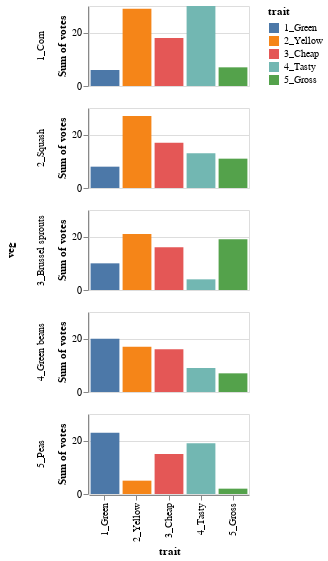

Write notebook code for a chart like this one.
### Markdown cell above
---

## Comparing within vegetable traits as faceted bars

If we want people to be able to make comparisons across traits within each vegetable, say whether Yellow-ness or Tasty-ness is larger for Corn, we need to give them a common baseline.

We can make what are sometimes called "small multiples" in Altair using `facet()` to specify that facets, or unique values, of a categorical variable should be split off and arranged along either rows or columns of the overall visualization. **Visuals shown within each facet are only the subset of the data corresponding to that category!**

*Note that we could alternatively specified `row = 'veg:O'` right within the encoding instead of needing the `.facet()` section. The advantage of using `.facet()` is that you can make faceted views of more complicated charts.*

**Try changing the row facet to a column facet.** (You'll probably want to modify the height and width properties.) I prefer the row-faceted version beause I have an easier time comparing across vegetables.

### Code cell
alt.Chart(df).mark_bar().encode(
    x = 'trait:N',
    y = 'sum(votes):Q',
    color = 'trait:N'
).properties(
    width = 160,
    height = 80
).facet(
    row='veg:N'
)

### Figure 1 — Vega-Lite specification as saved in the notebook (floating-point values rounded to 4 significant figures)
{"config": {"view": {"continuousWidth": 300, "continuousHeight": 300}}, "data": {"name": "data-39f9d319c3f1fa0701a2f2e8a04001de"}, "facet": {"row": {"field": "veg", "type": "nominal"}}, "spec": {"mark": {"type": "bar"}, "encoding": {"color": {"field": "trait", "type": "nominal"}, "x": {"field": "trait", "type": "nominal"}, "y": {"aggregate": "sum", "field": "votes", "type": "quantitative"}}, "height": 80, "width": 160}, "$schema": "https://vega.github.io/schema/vega-lite/v5.8.0.json", "datasets": {"data-39f9d319c3f1fa0701a2f2e8a04001de": [{"veg": "1_Corn", "trait": "1_Green", "votes": 6}, {"veg": "2_Squash", "trait": "1_Green", "votes": 8}, {"veg": "3_Brussel sprouts", "trait": "1_Green", "votes": 10}, {"veg": "4_Green beans", "trait": "1_Green", "votes": 20}, {"veg": "5_Peas", "trait": "1_Green", "votes": 23}, {"veg": "1_Corn", "trait": "2_Yellow", "votes": 29}, {"veg": "2_Squash", "trait": "2_Yellow", "votes": 27}, {"veg": "3_Brussel sprouts", "trait": "2_Yellow", "votes": 21}, {"veg": "4_Green beans", "trait": "2_Yellow", "votes": 17}, {"veg": "5_Peas", "trait": "2_Yellow", "votes": 5}, {"veg": "1_Corn", "trait": "3_Cheap", "votes": 18}, {"veg": "2_Squash", "trait": "3_Cheap", "votes": 17}, {"veg": "3_Brussel sprouts", "trait": "3_Cheap", "votes": 16}, {"veg": "4_Green beans", "trait": "3_Cheap", "votes": 16}, {"veg": "5_Peas", "trait": "3_Cheap", "votes": 15}, {"veg": "1_Corn", "trait": "4_Tasty", "votes": 30}, {"veg": "2_Squash", "trait": "4_Tasty", "votes": 13}, {"veg": "3_Brussel sprouts", "trait": "4_Tasty", "votes": 4}, {"veg": "4_Green beans", "trait": "4_Tasty", "votes": 9}, {"veg": "5_Peas", "trait": "4_Tasty", "votes": 19}, {"veg": "1_Corn", "trait": "5_Gross", "votes": 7}, {"veg": "2_Squash", "trait": "5_Gross", "votes": 11}, {"veg": "3_Brussel sprouts", "trait": "5_Gross", "votes": 19}, {"veg": "4_Green beans", "trait": "5_Gross", "votes": 7}, {"veg": "5_Peas", "trait": "5_Gross", "votes": 2}]}}
